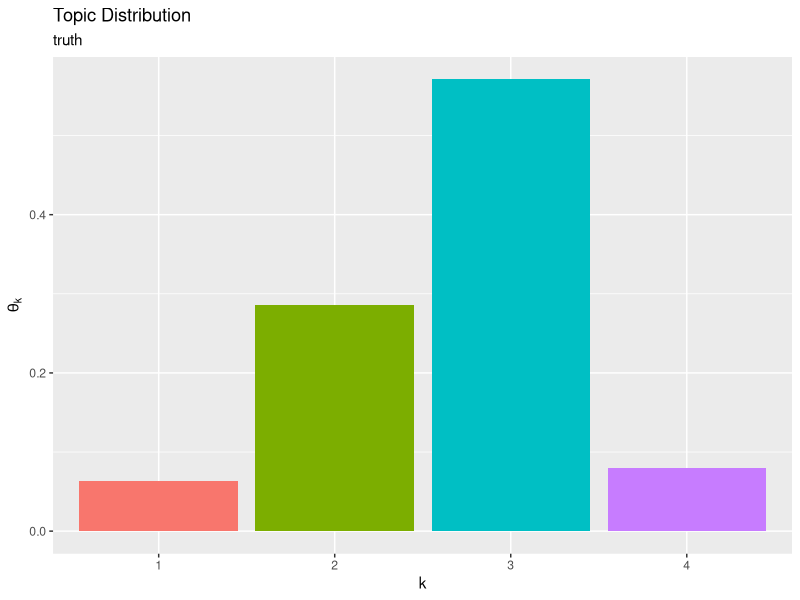
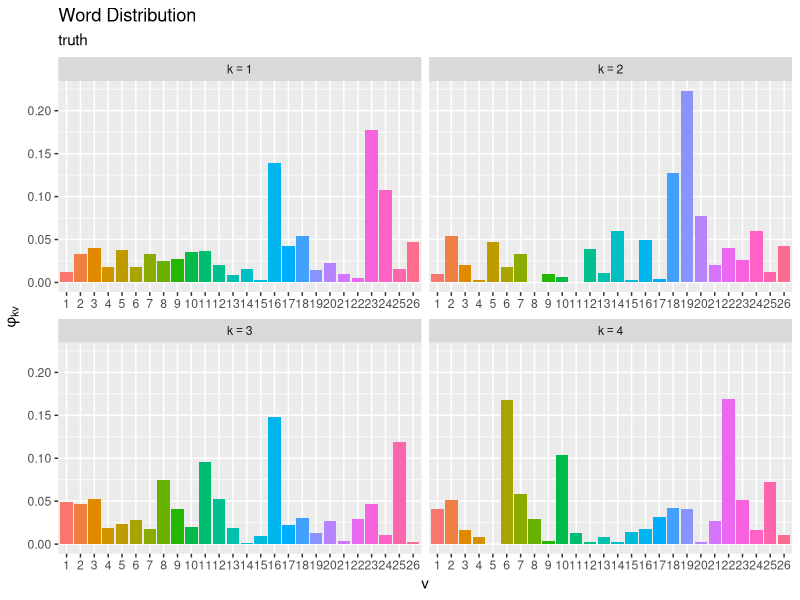

Reproduce these figures in R, in order. (Note: this script raises an error after producing the figures.)

# ch3.4 混合ユニグラムモデル：変分ベイズ推定 ----------------------------------------------------------------------

# 利用パッケージ
library(tidyverse)
library(gganimate)
library(gtools)

# チェック用
library(ggplot2)


# 文書データの簡易生成 --------------------------------------------------------------

### ・真の分布の設定 -----

# 文書数を指定
D <- 20

# 語彙数を指定
V <- 26

# トピック数を指定
K <- 4


# 真のトピック分布を生成
theta_true_k <- MCMCpack::rdirichlet(n = 1, alpha = rep(1, times = K)) |> 
  as.vector()

# 作図用のデータフレームを作成
true_topic_df <- tibble::tibble(
  topic = factor(1:K), # トピック番号
  probability = theta_true_k # 割り当て確率
)

# 真のトピック分布を作図
ggplot() + 
  geom_bar(data = true_topic_df, mapping = aes(x = topic, y = probability, fill = topic), 
           stat = "identity", show.legend = FALSE) + # トピック分布
  labs(title = "Topic Distribution", 
       subtitle = "truth", 
       x = "k", y = expression(theta[k]))


# 真の単語分布を生成
phi_true_kv <- MCMCpack::rdirichlet(n = K, alpha = rep(1, times = V))

# 作図用のデータフレームを作成
true_word_df <- phi_true_kv |> 
  tibble::as_tibble(.name_repair = ~as.character(1:V)) |> 
  tibble::add_column(
    topic = factor(1:K) # トピック番号
  ) |> 
  tidyr::pivot_longer(
    cols = !topic, 
    names_to = "vocabulary", # 列名を語彙番号に変換
    names_ptypes = list(vocabulary = factor()), 
    values_to = "probability" # 出現確率列をまとめる
  )

# 真の単語分布を作図
ggplot() + 
  geom_bar(data = true_word_df, mapping = aes(x = vocabulary, y = probability, fill = vocabulary), 
           stat = "identity", show.legend = FALSE) + # 単語分布
  facet_wrap(topic ~ ., labeller = label_bquote(k==.(topic)), scales = "free_x") + # 分割
  labs(title = "Word Distribution", 
       subtitle = "truth", 
       x = "v", y = expression(phi[kv]))


### ・文書データの生成 -----

# 文書を生成
z_d  <- rep(NA, times = D)
N_d  <- rep(NA, times = D)
N_dv <- matrix(NA, nrow = D, ncol = V)
for(d in 1:D) {
  
  # 文書dのトピックを生成
  one_hot_k <- rmultinom(n = 1, size = 1, prob = theta_true_k) |> 
    as.vector()
  k <- which(one_hot_k == 1) # トピック番号を抽出
  z_d[d] <- k
  
  # 単語数を決定
  N_d[d] <- sample(100:200, size = 1) # 範囲を指定
  
  # トピックkに従い単語を生成
  N_dv[d, ] <- rmultinom(n = 1, size = N_d[d], prob = phi_true_kv[k, ]) |> 
    as.vector()
}

# 割り当てトピック数を確認
table(z_d)

# 作図用のデータフレームを作成
freq_df <- N_dv |> 
  tibble::as_tibble(.name_repair = ~as.character(1:V)) |> 
  tibble::add_column(
    document = factor(1:D), # 文書番号
    word_count = N_d, # 単語数
    topic = factor(z_d) # 割り当てトピック
  ) |> 
  tidyr::pivot_longer(
    cols = !c(document, word_count, topic), 
    names_to = "vocabulary", # 列名を語彙番号に変換
    names_ptypes = list(vocabulary = factor()), 
    values_to = "frequency" # 出現度数列をまとめる
  ) |> 
  dplyr::mutate(
    relative_frequency = frequency / N_d[d] # 相対度数
  )

# 度数を作図
ggplot() + 
  geom_bar(data = freq_df, mapping = aes(x = vocabulary, y = frequency, fill = vocabulary), 
           stat = "identity", show.legend = FALSE) + # 出現度数
  facet_wrap(document ~ ., labeller = label_bquote(list(d==.(document), N[d]==.(N_d[document]))), scales = "free_x") + # 分割
  labs(title = "Word Frequency", 
       x = "v", y = expression(N[dv]))

# 真のトピック分布を複製
tmp_word_df <- tidyr::expand_grid(
  document = factor(1:D), # 文書番号
  true_word_df
) |> # 文書数分にトピック分布を複製
  dplyr::filter(topic == z_d[document]) # 割り当てられたトピックを抽出
tmp_word_df

# 度数と単語分布を比較
ggplot() + 
  geom_bar(data = freq_df, mapping = aes(x = vocabulary, y = relative_frequency, fill = vocabulary, linetype = "sample"), 
           stat = "identity", alpha = 0.5) + # 出現度数
  geom_bar(data = tmp_word_df, mapping = aes(x = vocabulary, y = probability, color = vocabulary, linetype = "truth"), 
           stat = "identity", alpha = 0) + # 単語分布
  facet_wrap(document ~ ., labeller = label_bquote(list(d==.(document), z[d]==.(z_d[document]))), scales = "free_x") + # 分割
  scale_x_discrete(breaks = 1:V, labels = LETTERS[1:V]) + # x軸目盛:(雰囲気用の演出)
  scale_linetype_manual(breaks = c("sample", "truth"), values = c("solid", "dashed"), name = "distribution") + # 線の種類:(凡例表示用)
  guides(color = "none", fill = "none", 
         linetype = guide_legend(override.aes = list(color = c("black", "black"), fill = c("white", "white")))) + # 凡例の体裁:(凡例表示用)
  labs(title = "Word Frequency", 
       x = "v", y = expression(frac(N[dv], N[d])))


# 変分ベイズ推定 -----------------------------------------------------------------

### ・パラメータの初期化 -----

# トピック数を指定
K <- 4

# 文書数と語彙数を取得
D <- nrow(N_dv)
V <- ncol(N_dv)

# 文書ごとの単語数を計算
N_d <- rowSums(N_dv)


# 負担率qの初期化
q_dk <- matrix(0, nrow = D, ncol = K)

# トピック分布θの事前分布のパラメータαを指定
alpha <- 1

# 単語分布Φの事前分布のパラメータβを指定
beta  <- 1

# トピック分布θの変分事後分布のパラメータαの初期化
alpha_k <- runif(n = K, min = 0.01, max = 2) # 範囲を指定

# 単語分布Φの変分事後分布のパラメータβの初期化
beta_kv <- runif(n = K*V, min = 0.01, max = 2) |> # 範囲を指定
  matrix(nrow = K, ncol = V)


### ・推論処理 -----

# 試行回数を指定
MaxIter <- 20

# 推移の確認用の受け皿を作成
trace_q_dki    <- array(NA, dim = c(D, K, MaxIter))
trace_alpha_ki <- matrix(NA, nrow = K, ncol = MaxIter+1)
trace_beta_kvi <- array(NA, dim = c(K, V, MaxIter+1))

# 初期値を保存
trace_alpha_ki[, 1]   <- alpha_k
trace_beta_kvi[, , 1] <- beta_kv

# 変分ベイズ推定
for(i in 1:MaxIter) {
  
  # 次ステップのハイパーパラメータの初期化
  new_alpha_k <- rep(alpha, times = K)
  new_beta_kv <- matrix(beta, nrow = K, ncol = V)
  
  for(d in 1:D){ ## (各文書)
    
    # (アンダーフロー対策用の)中間変数を初期化
    log_q_k <- rep(NA, times = K)
    
    for(k in 1:K){ ## (各トピック)
      
      # 負担率qの計算:式(3.22)
      term_alpha <- digamma(alpha_k[k]) - digamma(sum(alpha_k))
      term_beta  <- sum(N_dv[d, ] * digamma(beta_kv[k, ])) - N_d[d] * digamma(sum(beta_kv[k, ]))
      log_q_k[k] <- term_alpha + term_beta
      
    } ## (各トピック:続く)
    
    # 負担率qの正規化
    log_q_k <- log_q_k - min(log_q_k) # アンダーフロー対策
    log_q_k <- log_q_k - max(log_q_k) # オーバーフロー対策
    #if(all(log_q_k == 0)) log_q_k <- 1 / K # 全ての要素が0の場合は等確率に設定
    q_dk[d, ] <- exp(log_q_k) / sum(exp(log_q_k))
    
    for(k in 1:K) { ## (各トピック:続き)
      
      # トピック分布θの変分事後分布のパラメータαの計算:式(3.19')
      new_alpha_k[k] <- new_alpha_k[k] + q_dk[d, k]
      
      for(v in 1:V){ ## (各語彙)
        
        # 単語分布Φの変分事後分布のパラメータβの計算:式(3.20')
        new_beta_kv[k, v] <- new_beta_kv[k, v] + q_dk[d, k] * N_dv[d, v]
        
      } ## (各語彙)
    } ## (各トピック)
  } ## (各文書)
  
  # ハイパーパラメータの更新
  alpha_k <- new_alpha_k
  beta_kv <- new_beta_kv
  
  # i回目の更新値を保存
  trace_q_dki[, , i]      <- q_dk
  trace_alpha_ki[, i+1]   <- alpha_k
  trace_beta_kvi[, , i+1] <- beta_kv
  
  # 動作確認
  message("\r", i, "/", MaxIter, appendLF = FALSE)
}


# 推定結果の可視化 ---------------------------------------------------------------

### ・分布の確認 -----

# トピック分布の期待値を計算:式(1.15)
E_theta_k <- alpha_k / sum(alpha_k)

# 作図用のデータフレームを作成
E_topic_df <- tibble::tibble(
  topic = factor(1:K), # トピック番号
  probability = E_theta_k # 割り当て確率
)

# 推定トピック分布を作図
ggplot() + 
  geom_bar(data = E_topic_df, mapping = aes(x = topic, y = probability, fill = topic), 
           stat = "identity", show.legend = FALSE) + # トピック分布の期待値
  labs(title = "Topic Distribution", 
       subtitle = "Variational Bayesian Estimation", 
       x = "k", y = expression(E(theta[k])))


# 単語分布の期待値を計算:式(1.15)
E_phi_kv <- beta_kv / rowSums(beta_kv)

# 作図用のデータフレームを作成
E_word_df <- E_phi_kv |> 
  tibble::as_tibble(.name_repair = ~as.character(1:V)) |> 
  tibble::add_column(
    topic = factor(1:K) # トピック番号
  ) |> 
  tidyr::pivot_longer(
    cols = !topic, 
    names_to = "vocabulary", # 列名を語彙番号に変換
    names_ptypes = list(vocabulary = factor()), 
    values_to = "probability" # 出現確率列をまとめる
  )

# 推定単語分布を作図
ggplot() + 
  geom_bar(data = E_word_df, mapping = aes(x = vocabulary, y = probability, fill = vocabulary), 
           stat = "identity", show.legend = FALSE) + # 単語分布の期待値
  facet_wrap(topic ~ ., labeller = label_bquote(k==.(topic)), scales = "free_x") + # 分割
  labs(title = "Word Distribution", 
       subtitle = "Variational Bayesian Estimation", 
       x = "v", y = expression(E(phi[kv])))


### ・更新推移の確認 -----

# 作図用のデータフレームを作成
trace_topic_df <- trace_alpha_ki |> 
  tibble::as_tibble(.name_repair = ~as.character(0:MaxIter)) |> 
  tibble::add_column(
    topic = factor(1:K) # トピック番号
  ) |> 
  tidyr::pivot_longer(
    cols = !topic, 
    names_to = "iteration", # 列名を試行番号に変換
    names_transform = list(iteration = as.numeric), 
    values_to = "hyperparameter" # ハイパーパラメータ列をまとめる
  ) |> 
  dplyr::group_by(iteration) |> # トピック分布の期待値計算用
  dplyr::mutate(
    probability = hyperparameter / sum(hyperparameter) # 割り当て確率
  ) |> 
  dplyr::ungroup() |> 
  dplyr::arrange(iteration, topic)

# トピック分布のハイパーパラメータの推移を作図
ggplot() + 
  geom_line(data = trace_topic_df, mapping = aes(x = iteration, y = hyperparameter, color = topic), 
            alpha = 0.5, size = 1) + # 更新推移
  labs(title = "Hyperparameter of the Topic Distribution", 
       subtitle = "Variational Bayesian Estimation", 
       x = "iteration", y = expression(alpha[k]))

# トピック分布の期待値の推移を作図
ggplot() + 
  geom_line(data = trace_topic_df, mapping = aes(x = iteration, y = probability, color = topic), 
            alpha = 0.5, size = 1) + # 更新推移
  labs(title = "Topic Distribution", 
       subtitle = "Variational Bayesian Estimation", 
       x = "iteration", y = expression(E(theta[k])))

# 推定トピック分布のアニメーションを作図
anime_topic_graph <- ggplot() + 
  geom_bar(data = trace_topic_df, mapping = aes(x = topic, y = probability, fill = topic), 
           stat = "identity", show.legend = FALSE) + # トピック分布の期待値
  gganimate::transition_manual(frames = iteration) + # フレーム
  labs(title = "Topic Distribution", 
       subtitle = "iteration = {current_frame}", 
       x = "k", y = expression(E(theta[k])))

# gif画像を作成
gganimate::animate(plot = anime_topic_graph, nframes = MaxIter+1, fps = 5, width = 600, height = 450)


# 作図用のデータフレームを作成
trace_word_df <- trace_beta_kvi |> 
  tibble::as_tibble(.name_repair = ~as.character(1:(V*(MaxIter+1)))) |> 
  tibble::add_column(
    topic = factor(1:K) # トピック番号
  ) |> 
  tidyr::pivot_longer(
    cols = !topic, 
    names_to = "vi", # 列名を語彙番号×試行番号に変換
    names_transform = list(vi = as.numeric), 
    values_to = "hyperparameter" # ハイパーパラメータ列をまとめる
  ) |> 
  dplyr::arrange(vi, topic) |> # 番号列の追加用
  dplyr::bind_cols(
    tidyr::expand_grid(
      iteration = 0:MaxIter, # 試行番号
      vocabulary = factor(1:V), # 語彙番号
      tmp_topic = 1:K
    ) # 試行ごとに語彙番号を複製
  )|> 
  dplyr::select(!c(vi, tmp_topic)) |> # 不要な列を除去
  dplyr::group_by(iteration, topic) |> # 単語分布の期待値計算用
  dplyr::mutate(
    probability = hyperparameter / sum(hyperparameter) # 出現確率
  ) |> 
  dplyr::ungroup() |> 
  dplyr::arrange(iteration, topic, vocabulary)

# 単語分布のハイパーパラメータの推移を作図
ggplot() + 
  geom_line(data = trace_word_df, mapping = aes(x = iteration, y = hyperparameter, color = vocabulary), 
            alpha = 0.5, size = 1) + # 更新推移
  facet_wrap(topic ~ ., labeller = label_bquote(k==.(topic)), scales = "free_y") + # 分割
  labs(title = "Hyperparameter of the Word Distribution", 
       subtitle = "Variational Bayesian Estimation", 
       color = "v", 
       x = "iteration", y = expression(beta[kv]))

# 単語分布の期待値の推移を作図
ggplot() + 
  geom_line(data = trace_word_df, mapping = aes(x = iteration, y = probability, color = vocabulary), 
            alpha = 0.5, size = 1) + # 更新推移
  facet_wrap(topic ~ ., labeller = label_bquote(k==.(topic))) + # 分割
  labs(title = "Word Distribution", 
       subtitle = "Variational Bayesian Estimation", 
       color = "v", 
       x = "iteration", y = expression(E(phi[kv])))

# 推定単語分布のアニメーションを作図
anime_word_graph <- ggplot() + 
  geom_bar(data = trace_word_df, mapping = aes(x = vocabulary, y = probability, fill = vocabulary), 
           stat = "identity", show.legend = FALSE) + # 単語分布の期待値
  gganimate::transition_manual(frames = iteration) + # フレーム
  facet_wrap(topic ~ ., labeller = label_bquote(k==.(topic)), scales = "free_x") + # 分割
  labs(title = "Word Distribution", 
       subtitle = "iteration = {current_frame}", 
       x = "v", y = expression(E(phi[kv])))

# gif画像を作成
gganimate::animate(plot = anime_word_graph, nframes = MaxIter+1, fps = 5, width = 800, height = 600)


# 作図用のデータフレームを作成
trace_response_df <- trace_q_dki |> 
  tibble::as_tibble(.name_repair = ~as.character(1:(K*MaxIter))) |> 
  tibble::add_column(
    document = factor(1:D) # 文書番号
  ) |> 
  tidyr::pivot_longer(
    cols = !document, 
    names_to = "ki", # 列名を語彙番号×試行番号に変換
    names_transform = list(ki = as.numeric), 
    values_to = "responsibility" # 負担率列をまとめる
  ) |> 
  dplyr::arrange(ki, document) |> # 番号列の追加用
  dplyr::bind_cols(
    tidyr::expand_grid(
      iteration = 1:MaxIter, # 試行番号
      topic = factor(1:K), # トピック番号
      tmp_document = 1:D
    ) # 試行ごとにトピック番号を複製
  )|> 
  dplyr::select(!c(ki, tmp_document)) |> # 不要な列を除去
  dplyr::arrange(iteration, document, topic)

# 負担率の推移を作図
ggplot() + 
  geom_line(data = trace_response_df, mapping = aes(x = iteration, y = responsibility, color = topic), 
            alpha = 0.5, size = 1) + # 更新推移
  facet_wrap(document ~ ., labeller = label_bquote(d==.(document))) + # 分割
  labs(title = "responsibility", 
       subtitle = "Variational Bayesian Estimation", 
       color = "k", 
       x = "iteration", y = expression(q[dk]))


### ・真の分布との比較 -----

# インデックスの組み合わせを作成してKL情報量を計算
kl_df <- tidyr::expand_grid(
  group = 1:gamma(K+1), # 組み合わせ番号
  k = factor(1:K) # 真の分布・並べ替え後のトピック番号
) |> # トピック番号を複製
  tibble::add_column(
    j = gtools::permutations(n = K, r = K, v = 1:K) |> # トピック番号の順列を作成
      t() |> 
      as.vector() |> 
      factor() # 元のトピック番号・並べ替え用のインデックス
  ) |> 
  dplyr::group_by(group) |> # 組み合わせごとの計算用
  dplyr::mutate(
    # KL情報量を計算
    kl_topic = sum(theta_true_k * (log(theta_true_k) - log(E_theta_k[j]))), # トピック分布のKL情報量
    kl_word = sum(phi_true_kv * (log(phi_true_kv) - log(E_phi_kv[j, ]))), # 単語分布のKL情報量
    kl_sum = kl_topic + kl_word/V
  ) |> 
  dplyr::ungroup() |> 
  dplyr::arrange(kl_sum, group, k) # 当て嵌まりが良い順に並べ替え

# KL情報量が最小となるトピック番号を抽出
adapt_idx <- kl_df |> 
  dplyr::slice_head(n = K) |> # 最小の組み合わせを抽出
  dplyr::pull(j) |> # 列をベクトルに変換
  as.numeric() # 数値に変換


# 作図用のデータフレームを作成
E_topic_df <- tibble::tibble(
  k = factor(adapt_idx), # 推定時のトピック番号
  topic = factor(1:K), # 真の分布に対応したトピック番号
  probability = E_theta_k[adapt_idx] # 割り当て確率
)

# トピック分布を作図
ggplot() + 
  geom_bar(data = E_topic_df, mapping = aes(x = topic, y = probability, fill = k, linetype = "result"), 
           stat = "identity", alpha = 0.5) + # 推定トピック分布
  geom_bar(data = true_topic_df, mapping = aes(x = topic, y = probability, color = topic, linetype = "truth"), 
           stat = "identity", alpha = 0) + # 真のトピック分布
  scale_linetype_manual(breaks = c("result", "truth"), values = c("solid", "dashed"), name = "distribution") + # 線の種類:(凡例表示用)
  guides(color = "none", fill = "none", 
         linetype = guide_legend(override.aes = list(color = c("black", "black"), fill = c("white", "white")))) + # 凡例の体裁:(凡例表示用)
  labs(title = "Topic Distribution", 
       subtitle = "Variational Bayesian Estimation", 
       x = "k", y = expression(theta[k]))


# 作図用のデータフレームを作成
E_word_df <- E_phi_kv[adapt_idx, ] |> 
  tibble::as_tibble(.name_repair = ~as.character(1:V)) |> 
  tibble::add_column(
    k = factor(adapt_idx), # 推定時のトピック番号
    topic = factor(1:K) # 真の分布に対応したトピック番号
  ) |> 
  tidyr::pivot_longer(
    cols = !c(k, topic), 
    names_to = "vocabulary", # 列名を語彙番号に変換
    names_ptypes = list(vocabulary = factor()), 
    values_to = "probability" # 出現確率列をまとめる
  )

# 単語分布を作図
ggplot() + 
  geom_bar(data = E_word_df, mapping = aes(x = vocabulary, y = probability, fill = vocabulary, linetype = "result"), 
           stat = "identity", alpha = 0.5) + # 推定単語分布
  geom_bar(data = true_word_df, mapping = aes(x = vocabulary, y = probability, color = vocabulary, linetype = "truth"), 
           stat = "identity", alpha = 0) + # 真の単語分布
  facet_wrap(topic ~ ., labeller = label_bquote(k==.(topic)), scales = "free_x") + # 分割
  scale_linetype_manual(breaks = c("result", "truth"), values = c("solid", "dashed"), name = "distribution") + # 線の種類:(凡例表示用)
  guides(color = "none", fill = "none", 
         linetype = guide_legend(override.aes = list(color = c("black", "black"), fill = c("white", "white")))) + # 凡例の体裁:(凡例表示用)
  labs(title = "Word Distribution", 
       subtitle = "Variational Bayesian Estimation", 
       x = "v", y = expression(phi[kv]))


# 作図用のデータフレームを作成
trace_topic_df <- trace_alpha_ki[adapt_idx, ] |> 
  tibble::as_tibble(.name_repair = ~as.character(0:MaxIter)) |> 
  tibble::add_column(
    k = factor(adapt_idx), # 推定時のトピック番号
    topic = factor(1:K) # トピック番号
  ) |> 
  tidyr::pivot_longer(
    cols = !c(k, topic), 
    names_to = "iteration", # 列名を試行番号に変換
    names_transform = list(iteration = as.numeric), 
    values_to = "hyperparameter" # ハイパーパラメータ列をまとめる
  ) |> 
  dplyr::group_by(iteration) |> # トピック分布の期待値計算用
  dplyr::mutate(
    probability = hyperparameter / sum(hyperparameter) # 割り当て確率
  ) |> 
  dplyr::ungroup() |> 
  dplyr::arrange(iteration, topic)

# 真のトピック分布を複製
anime_true_topic_df <- tidyr::expand_grid(
  iteration = 0:MaxIter, # 試行番号
  true_topic_df
)

# トピック分布のアニメーションを作図
anime_topic_graph <- ggplot() + 
  geom_bar(data = trace_topic_df, mapping = aes(x = topic, y = probability, fill = k, linetype = "result"), 
           stat = "identity", alpha = 0.5) + # 推定トピック分布
  geom_bar(data = anime_true_topic_df, mapping = aes(x = topic, y = probability, color = topic, linetype = "truth"), 
           stat = "identity", alpha = 0) + # 真のトピック分布
  gganimate::transition_manual(frames = iteration) + # フレーム
  scale_linetype_manual(breaks = c("result", "truth"), values = c("solid", "dashed"), name = "distribution") + # 線の種類:(凡例表示用)
  guides(color = "none", fill = "none", 
         linetype = guide_legend(override.aes = list(color = c("black", "black"), fill = c("white", "white")))) + # 凡例の体裁:(凡例表示用)
  labs(title = "Topic Distribution", 
       subtitle = "iteration = {current_frame}", 
       x = "k", y = expression(theta[k]))

# gif画像を作成
gganimate::animate(plot = anime_topic_graph, nframes = MaxIter+1, fps = 5, width = 700, height = 450)


# 作図用のデータフレームを作成
trace_word_df <- trace_beta_kvi[adapt_idx, , ] |> 
  tibble::as_tibble(.name_repair = ~as.character(1:(V*(MaxIter+1)))) |> 
  tibble::add_column(
    k = factor(adapt_idx), # 推定時のトピック番号
    topic = factor(1:K) # トピック番号
  ) |> 
  tidyr::pivot_longer(
    cols = !c(k, topic), 
    names_to = "vi", # 列名を語彙番号×試行番号に変換
    names_transform = list(vi = as.numeric), 
    values_to = "hyperparameter" # ハイパーパラメータ列をまとめる
  ) |> 
  dplyr::arrange(vi, topic) |> # 番号列の追加用
  dplyr::bind_cols(
    tidyr::expand_grid(
      iteration = 0:MaxIter, # 試行番号
      vocabulary = factor(1:V), # 語彙番号
      tmp_topic = 1:K
    ) # 試行ごとに語彙番号を複製
  )|> 
  dplyr::select(!c(vi, tmp_topic)) |> # 不要な列を除去
  dplyr::group_by(iteration, topic) |> # 単語分布の期待値計算用
  dplyr::mutate(
    probability = hyperparameter / sum(hyperparameter) # 出現確率
  ) |> 
  dplyr::ungroup() |> 
  dplyr::arrange(iteration, topic, vocabulary)

# 真の単語分布を複製
anime_true_word_df <- tidyr::expand_grid(
  iteration = 0:MaxIter, # 試行番号
  true_word_df
)

# 単語分布のアニメーションを作図
anime_word_graph <- ggplot() + 
  geom_bar(data = trace_word_df, mapping = aes(x = vocabulary, y = probability, fill = vocabulary, linetype = "result"), 
           stat = "identity", alpha = 0.5) + # 推定単語分布
  geom_bar(data = anime_true_word_df, mapping = aes(x = vocabulary, y = probability, color = vocabulary, linetype = "truth"), 
           stat = "identity", alpha = 0) + # 真の単語分布
  gganimate::transition_manual(frames = iteration) + # フレーム
  facet_wrap(topic ~ ., labeller = label_bquote(k==.(topic)), scales = "free_x") + # 分割
  scale_linetype_manual(breaks = c("result", "truth"), values = c("solid", "dashed"), name = "distribution") + # 線の種類:(凡例表示用)
  guides(color = "none", fill = "none", 
         linetype = guide_legend(override.aes = list(color = c("black", "black"), fill = c("white", "white")))) + # 凡例の体裁:(凡例表示用)
  labs(title = "Word Distribution", 
       subtitle = "iteration = {current_frame}", 
       x = "v", y = expression(phi[kv]))

# gif画像を作成
gganimate::animate(plot = anime_word_graph, nframes = MaxIter+1, fps = 5, width = 900, height = 600)
